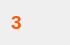
<?xml version="1.0" encoding="UTF-8"?>
<ui version="4.0">
 <class>Etoiles</class>
 <widget class="QWidget" name="Etoiles">
  <property name="geometry">
   <rect>
    <x>0</x>
    <y>0</y>
    <width>70</width>
    <height>42</height>
   </rect>
  </property>
  <property name="windowTitle">
   <string>Form</string>
  </property>
  <layout class="QHBoxLayout" name="horizontalLayout">
   <item>
    <widget class="QLabel" name="label">
     <property name="palette">
      <palette>
       <active>
        <colorrole role="WindowText">
         <brush brushstyle="SolidPattern">
          <color alpha="255">
           <red>255</red>
           <green>85</green>
           <blue>0</blue>
          </color>
         </brush>
        </colorrole>
        <colorrole role="Button">
         <brush brushstyle="SolidPattern">
          <color alpha="255">
           <red>255</red>
           <green>85</green>
           <blue>0</blue>
          </color>
         </brush>
        </colorrole>
        <colorrole role="Light">
         <brush brushstyle="SolidPattern">
          <color alpha="255">
           <red>255</red>
           <green>170</green>
           <blue>127</blue>
          </color>
         </brush>
        </colorrole>
        <colorrole role="Midlight">
         <brush brushstyle="SolidPattern">
          <color alpha="255">
           <red>255</red>
           <green>127</green>
           <blue>63</blue>
          </color>
         </brush>
        </colorrole>
        <colorrole role="Dark">
         <brush brushstyle="SolidPattern">
          <color alpha="255">
           <red>127</red>
           <green>42</green>
           <blue>0</blue>
          </color>
         </brush>
        </colorrole>
        <colorrole role="Mid">
         <brush brushstyle="SolidPattern">
          <color alpha="255">
           <red>170</red>
           <green>56</green>
           <blue>0</blue>
          </color>
         </brush>
        </colorrole>
        <colorrole role="Text">
         <brush brushstyle="SolidPattern">
          <color alpha="255">
           <red>0</red>
           <green>0</green>
           <blue>0</blue>
          </color>
         </brush>
        </colorrole>
        <colorrole role="BrightText">
         <brush brushstyle="SolidPattern">
          <color alpha="255">
           <red>255</red>
           <green>255</green>
           <blue>255</blue>
          </color>
         </brush>
        </colorrole>
        <colorrole role="ButtonText">
         <brush brushstyle="SolidPattern">
          <color alpha="255">
           <red>0</red>
           <green>0</green>
           <blue>0</blue>
          </color>
         </brush>
        </colorrole>
        <colorrole role="Base">
         <brush brushstyle="SolidPattern">
          <color alpha="255">
           <red>255</red>
           <green>255</green>
           <blue>255</blue>
          </color>
         </brush>
        </colorrole>
        <colorrole role="Window">
         <brush brushstyle="SolidPattern">
          <color alpha="255">
           <red>255</red>
           <green>85</green>
           <blue>0</blue>
          </color>
         </brush>
        </colorrole>
        <colorrole role="Shadow">
         <brush brushstyle="SolidPattern">
          <color alpha="255">
           <red>0</red>
           <green>0</green>
           <blue>0</blue>
          </color>
         </brush>
        </colorrole>
        <colorrole role="AlternateBase">
         <brush brushstyle="SolidPattern">
          <color alpha="255">
           <red>255</red>
           <green>170</green>
           <blue>127</blue>
          </color>
         </brush>
        </colorrole>
        <colorrole role="ToolTipBase">
         <brush brushstyle="SolidPattern">
          <color alpha="255">
           <red>255</red>
           <green>255</green>
           <blue>220</blue>
          </color>
         </brush>
        </colorrole>
        <colorrole role="ToolTipText">
         <brush brushstyle="SolidPattern">
          <color alpha="255">
           <red>0</red>
           <green>0</green>
           <blue>0</blue>
          </color>
         </brush>
        </colorrole>
       </active>
       <inactive>
        <colorrole role="WindowText">
         <brush brushstyle="SolidPattern">
          <color alpha="255">
           <red>255</red>
           <green>85</green>
           <blue>0</blue>
          </color>
         </brush>
        </colorrole>
        <colorrole role="Button">
         <brush brushstyle="SolidPattern">
          <color alpha="255">
           <red>255</red>
           <green>85</green>
           <blue>0</blue>
          </color>
         </brush>
        </colorrole>
        <colorrole role="Light">
         <brush brushstyle="SolidPattern">
          <color alpha="255">
           <red>255</red>
           <green>170</green>
           <blue>127</blue>
          </color>
         </brush>
        </colorrole>
        <colorrole role="Midlight">
         <brush brushstyle="SolidPattern">
          <color alpha="255">
           <red>255</red>
           <green>127</green>
           <blue>63</blue>
          </color>
         </brush>
        </colorrole>
        <colorrole role="Dark">
         <brush brushstyle="SolidPattern">
          <color alpha="255">
           <red>127</red>
           <green>42</green>
           <blue>0</blue>
          </color>
         </brush>
        </colorrole>
        <colorrole role="Mid">
         <brush brushstyle="SolidPattern">
          <color alpha="255">
           <red>170</red>
           <green>56</green>
           <blue>0</blue>
          </color>
         </brush>
        </colorrole>
        <colorrole role="Text">
         <brush brushstyle="SolidPattern">
          <color alpha="255">
           <red>0</red>
           <green>0</green>
           <blue>0</blue>
          </color>
         </brush>
        </colorrole>
        <colorrole role="BrightText">
         <brush brushstyle="SolidPattern">
          <color alpha="255">
           <red>255</red>
           <green>255</green>
           <blue>255</blue>
          </color>
         </brush>
        </colorrole>
        <colorrole role="ButtonText">
         <brush brushstyle="SolidPattern">
          <color alpha="255">
           <red>0</red>
           <green>0</green>
           <blue>0</blue>
          </color>
         </brush>
        </colorrole>
        <colorrole role="Base">
         <brush brushstyle="SolidPattern">
          <color alpha="255">
           <red>255</red>
           <green>255</green>
           <blue>255</blue>
          </color>
         </brush>
        </colorrole>
        <colorrole role="Window">
         <brush brushstyle="SolidPattern">
          <color alpha="255">
           <red>255</red>
           <green>85</green>
           <blue>0</blue>
          </color>
         </brush>
        </colorrole>
        <colorrole role="Shadow">
         <brush brushstyle="SolidPattern">
          <color alpha="255">
           <red>0</red>
           <green>0</green>
           <blue>0</blue>
          </color>
         </brush>
        </colorrole>
        <colorrole role="AlternateBase">
         <brush brushstyle="SolidPattern">
          <color alpha="255">
           <red>255</red>
           <green>170</green>
           <blue>127</blue>
          </color>
         </brush>
        </colorrole>
        <colorrole role="ToolTipBase">
         <brush brushstyle="SolidPattern">
          <color alpha="255">
           <red>255</red>
           <green>255</green>
           <blue>220</blue>
          </color>
         </brush>
        </colorrole>
        <colorrole role="ToolTipText">
         <brush brushstyle="SolidPattern">
          <color alpha="255">
           <red>0</red>
           <green>0</green>
           <blue>0</blue>
          </color>
         </brush>
        </colorrole>
       </inactive>
       <disabled>
        <colorrole role="WindowText">
         <brush brushstyle="SolidPattern">
          <color alpha="255">
           <red>127</red>
           <green>42</green>
           <blue>0</blue>
          </color>
         </brush>
        </colorrole>
        <colorrole role="Button">
         <brush brushstyle="SolidPattern">
          <color alpha="255">
           <red>255</red>
           <green>85</green>
           <blue>0</blue>
          </color>
         </brush>
        </colorrole>
        <colorrole role="Light">
         <brush brushstyle="SolidPattern">
          <color alpha="255">
           <red>255</red>
           <green>170</green>
           <blue>127</blue>
          </color>
         </brush>
        </colorrole>
        <colorrole role="Midlight">
         <brush brushstyle="SolidPattern">
          <color alpha="255">
           <red>255</red>
           <green>127</green>
           <blue>63</blue>
          </color>
         </brush>
        </colorrole>
        <colorrole role="Dark">
         <brush brushstyle="SolidPattern">
          <color alpha="255">
           <red>127</red>
           <green>42</green>
           <blue>0</blue>
          </color>
         </brush>
        </colorrole>
        <colorrole role="Mid">
         <brush brushstyle="SolidPattern">
          <color alpha="255">
           <red>170</red>
           <green>56</green>
           <blue>0</blue>
          </color>
         </brush>
        </colorrole>
        <colorrole role="Text">
         <brush brushstyle="SolidPattern">
          <color alpha="255">
           <red>127</red>
           <green>42</green>
           <blue>0</blue>
          </color>
         </brush>
        </colorrole>
        <colorrole role="BrightText">
         <brush brushstyle="SolidPattern">
          <color alpha="255">
           <red>255</red>
           <green>255</green>
           <blue>255</blue>
          </color>
         </brush>
        </colorrole>
        <colorrole role="ButtonText">
         <brush brushstyle="SolidPattern">
          <color alpha="255">
           <red>127</red>
           <green>42</green>
           <blue>0</blue>
          </color>
         </brush>
        </colorrole>
        <colorrole role="Base">
         <brush brushstyle="SolidPattern">
          <color alpha="255">
           <red>255</red>
           <green>85</green>
           <blue>0</blue>
          </color>
         </brush>
        </colorrole>
        <colorrole role="Window">
         <brush brushstyle="SolidPattern">
          <color alpha="255">
           <red>255</red>
           <green>85</green>
           <blue>0</blue>
          </color>
         </brush>
        </colorrole>
        <colorrole role="Shadow">
         <brush brushstyle="SolidPattern">
          <color alpha="255">
           <red>0</red>
           <green>0</green>
           <blue>0</blue>
          </color>
         </brush>
        </colorrole>
        <colorrole role="AlternateBase">
         <brush brushstyle="SolidPattern">
          <color alpha="255">
           <red>255</red>
           <green>85</green>
           <blue>0</blue>
          </color>
         </brush>
        </colorrole>
        <colorrole role="ToolTipBase">
         <brush brushstyle="SolidPattern">
          <color alpha="255">
           <red>255</red>
           <green>255</green>
           <blue>220</blue>
          </color>
         </brush>
        </colorrole>
        <colorrole role="ToolTipText">
         <brush brushstyle="SolidPattern">
          <color alpha="255">
           <red>0</red>
           <green>0</green>
           <blue>0</blue>
          </color>
         </brush>
        </colorrole>
       </disabled>
      </palette>
     </property>
     <property name="font">
      <font>
       <pointsize>14</pointsize>
       <weight>75</weight>
       <bold>true</bold>
      </font>
     </property>
     <property name="text">
      <string>3</string>
     </property>
    </widget>
   </item>
  </layout>
 </widget>
 <resources/>
 <connections/>
</ui>
